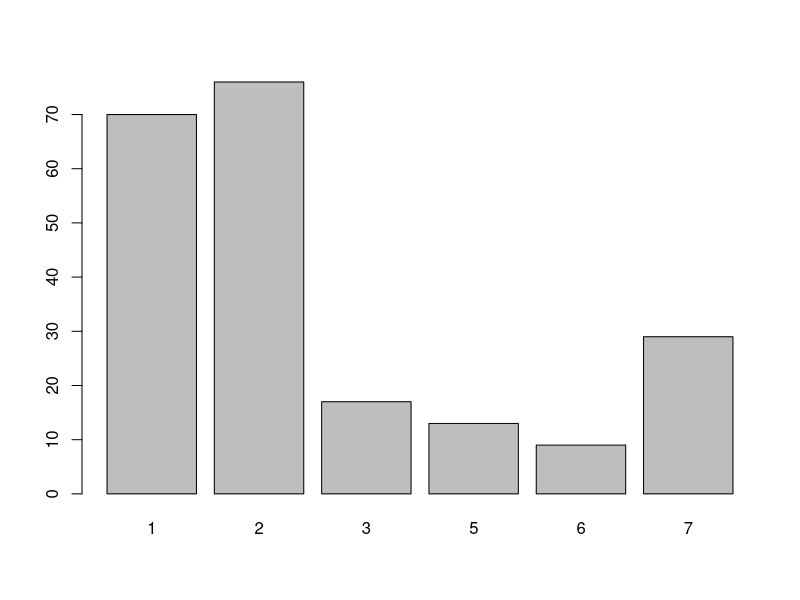
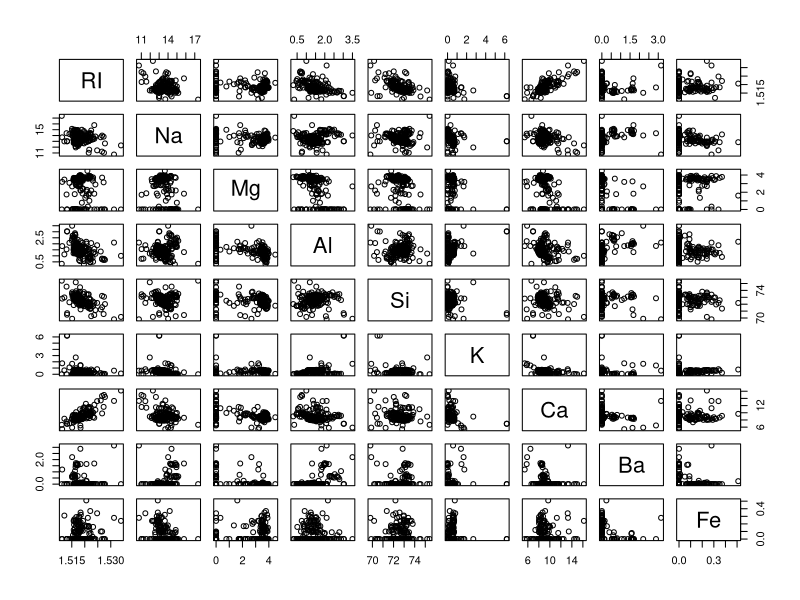

Here is the R script that generated these plots, in order:
#----------------------------------------------------------------------
# MDSF - Tecnicas de Clasificacion 
# Maquinas de soporte vectorial - SVM
# Practica 2
#----------------------------------------------------------------------

library(e1071)
library(mlbench)
data(Glass)
attach(Glass)

# Nos aseguramos que la variable y=Type es un factor
str(Glass)

summary(Glass)

barplot(table(Type)) #tiene 7 categorias la variable dependiente
pairs(Glass[,-10])

#----------------------------------------------------------
# Muestra de entrenamiento y de control 66/33
#----------------------------------------------------------
# Dividimos los datos en train y test
nrow(Glass) # Total datos

index <- sample(1:nrow(Glass), trunc(length(1:nrow(Glass))*(2/3)))
trainset <- Glass[index,]
testset <- Glass[-index,] 

# Comprobaci?n 
nrow(trainset)
nrow(testset)

#----------------------------------------------------------
# svm 
#----------------------------------------------------------
svm.model0 <- svm(Type ~ ., data = trainset) #elegimos el tipo en funcion de las variables de entrenaminto
svm.pred0 <- predict(svm.model0, testset[,-10])

# matriz de confusion
t0<-table(pred = svm.pred0, true = testset[,10])
t0
sum(t0)
sum(diag(t0))/sum(t0) # 0.6944

#----------------------------------------------------------
# svm con cost =100 y gamma=1
#----------------------------------------------------------
svm.model1 <- svm(Type ~ ., data = trainset, cost = 10, gamma = 1) #tuneamos los parametros con un cost 10 y gamma 1
svm.pred1 <- predict(svm.model1, testset[,-10])

# matriz de confusion
t1<-table(pred = svm.pred1, true = testset[,10])
t1
sum(t1)
sum(diag(t1))/sum(t1) 

#----------------------------------------------------------------------
# Mejorando mediante tune.svm sobre el total de datos
#----------------------------------------------------------------------
tuned<-tune.svm(Type ~ ., 
                data=trainset, 
                kernel="radial", 
                gamma=10^(-2:0), 
                cost=10^(0:2))

summary(tuned)

# best parameters:
# gamma 0.1
# cost 100

svm.best <- svm(Type ~ ., data = trainset, cost = 10, gamma = 0.1)
pre.svm.best <- predict(svm.best, testset[,-10])

# matriz de confusion
t2<-table(pred = pre.svm.best, true = testset[,10])
t2
sum(t2)
sum(diag(t2))/sum(t2) # 0.6111

# Ampliar cost y gamma


